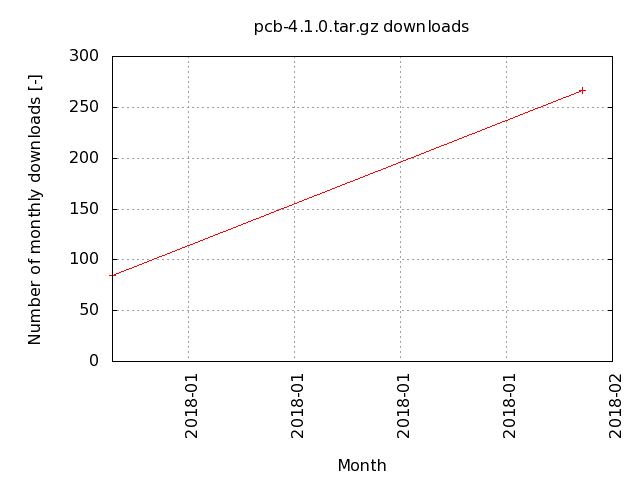

Generate this figure with gnuplot:
set term png
set output "pcb-4.1.0_monthly.png"
set title "pcb-4.1.0.tar.gz downloads"
set style data linespoints
# set Y-axis
set yrange [0:]
set ylabel "Number of monthly downloads [-]"
set grid y
# set X-axis
set xlabel "Month"
set timefmt "%Y-%m"
set xdata time
set format x "%Y-%m"
set xrange ["2018-01":]
set grid x
set xtic rotate by 90 scale 0 offset 0.5,0
# plot data
plot 'data/pcb-4.1.0_monthly.data' using 1:2 title ""
# set output back to default
set output
# reset terminal type
set terminal pop
